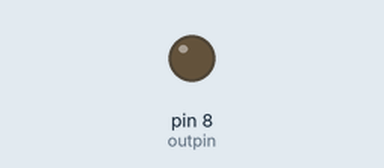
This sketch was run on a simulated Arduino Uno, built with avr-gcc and run on an emulated ATmega328P. Shown: output pins drawn as LEDs (lit = HIGH).

Above: at 0.4 s.
At 2.3 s:
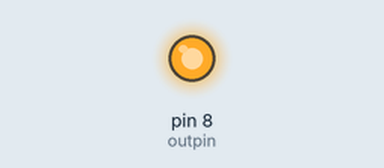
Timing chart, 0 to 3.0 s (numbered marks = the images above):
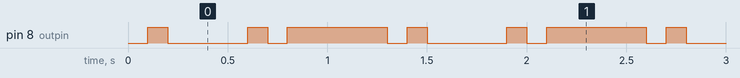

Measured:
- by itself, pin 8 (outpin): repeats every 1.3 s: LOW 0.40 s, HIGH 0.10 s, LOW 0.10 s, HIGH 0.50 s, LOW 0.10 s, HIGH 0.10 s
- by itself, everything shown: repeats every 1.3 s, in 6 steps

The sketch:

kadai4_transmitter.ino
```cpp
int outpin = 8;
byte data = B0100001;
int dly = 100;
int dly2 = 500;
void setup() {
  pinMode(outpin, OUTPUT);
  digitalWrite(outpin, HIGH);
  }
  void loop() {
    digitalWrite(outpin, 0);
    delay(dly);
    for (int i = 0; i < 7; i++) {
      digitalWrite(outpin, bitRead(data, i));
      delay(dly);
      }
      digitalWrite(outpin, 1);
      delay(dly2);
     }
```
